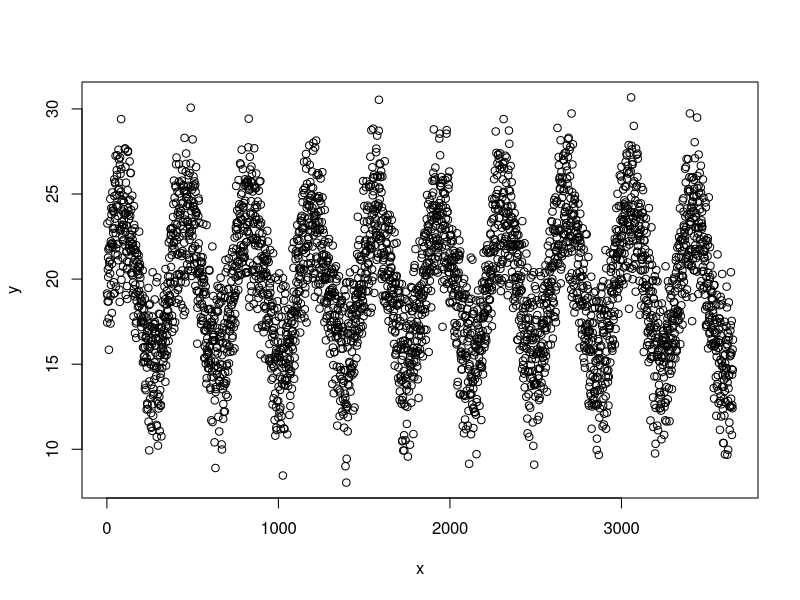
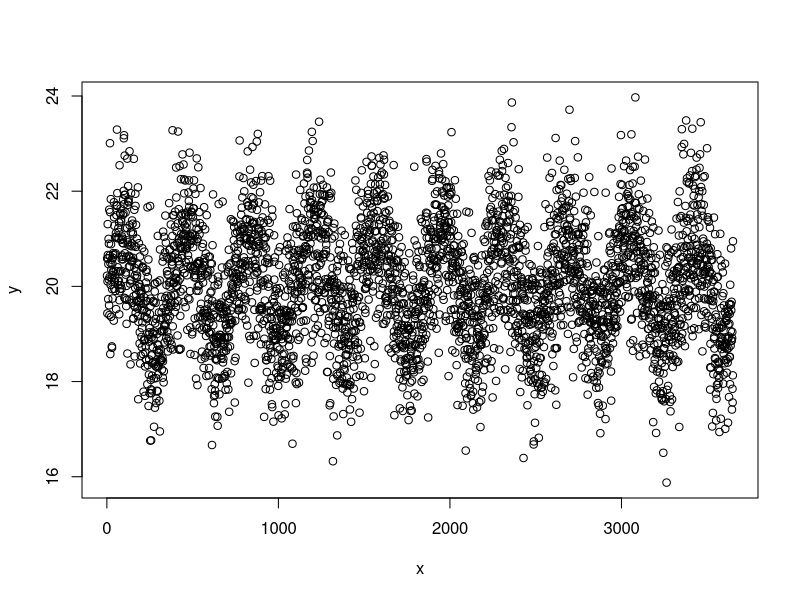
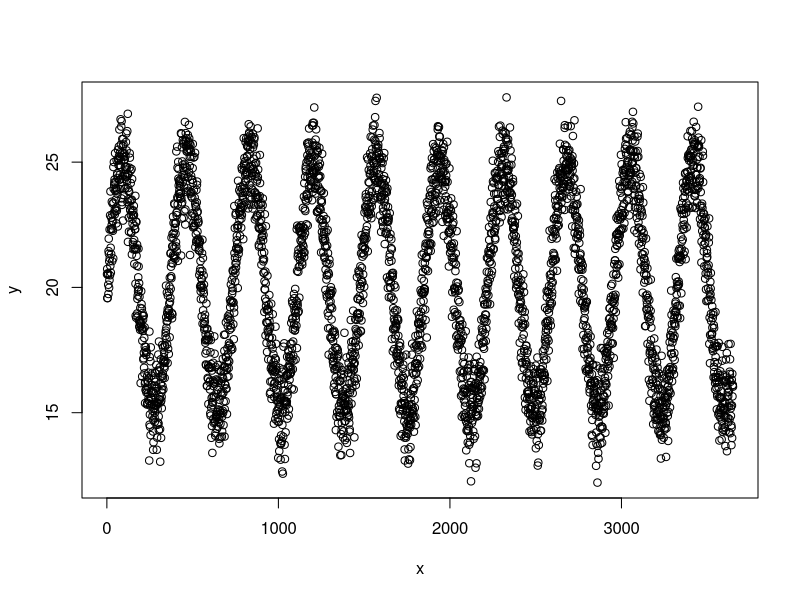
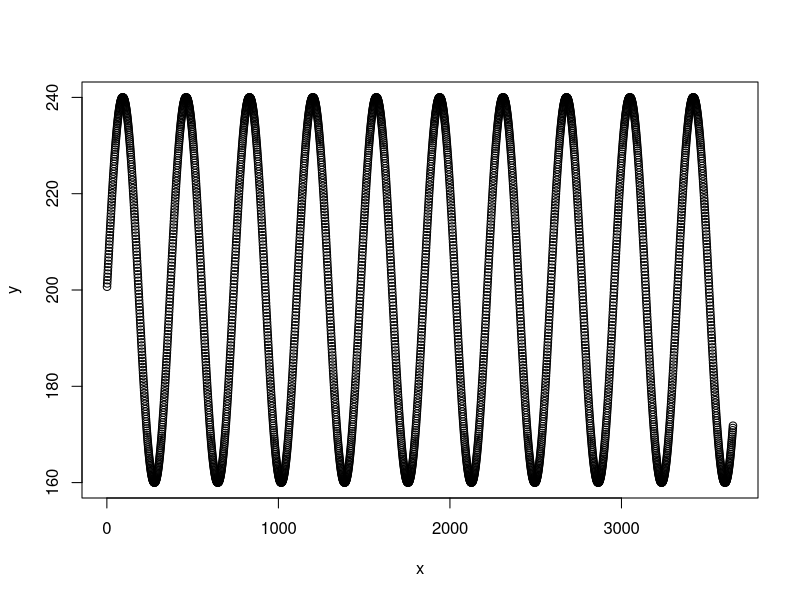
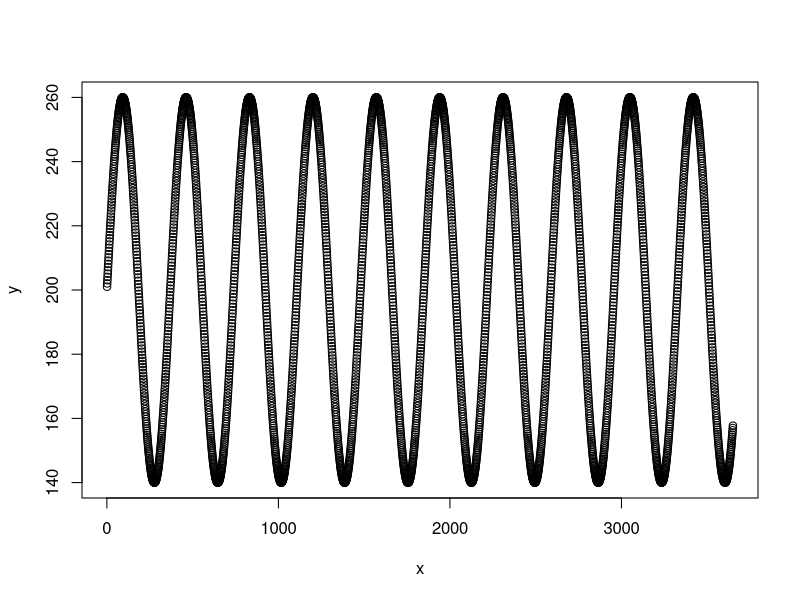
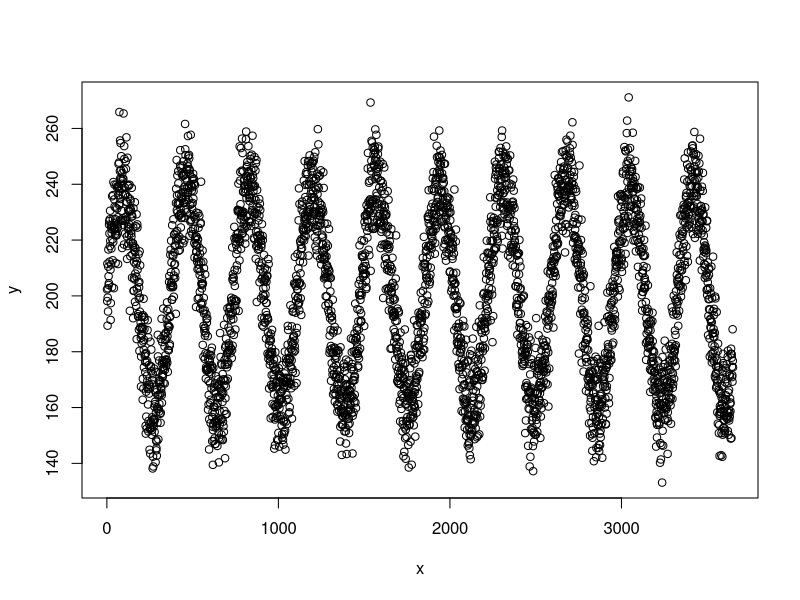
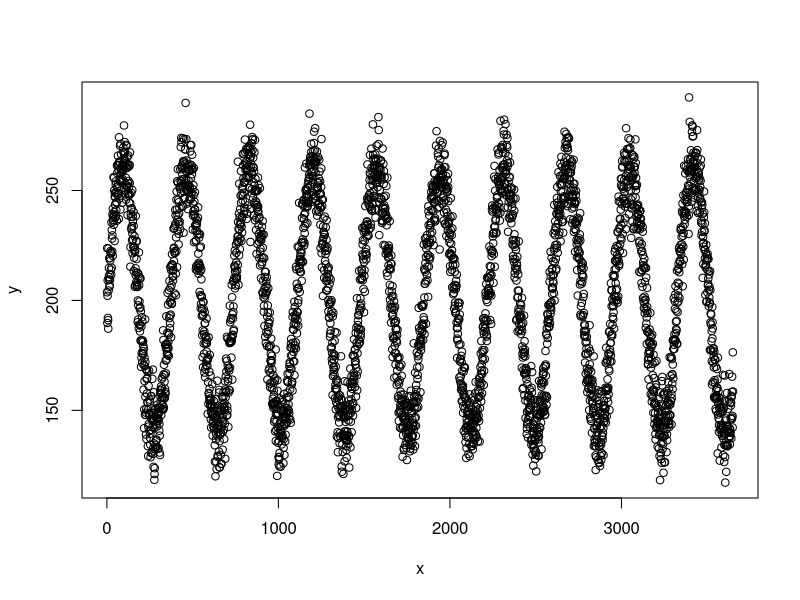
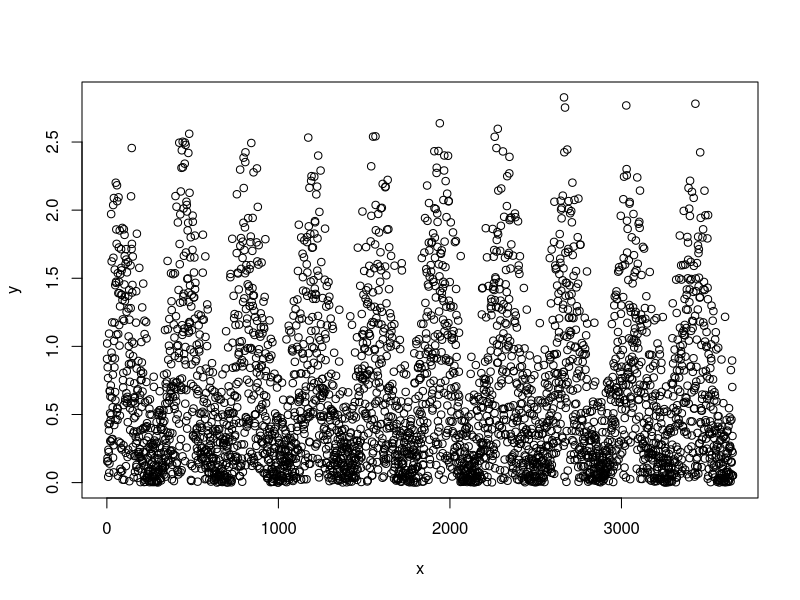

The R source for these figures, in order:
tmu <- sample(17:22, 10000, replace = TRUE)
tmu2 <- sample(2:7, 10000, replace = TRUE)
tmpdf <- data.frame(x = 1:10000, y = abs(rnorm(10000, tmu2*sin(((1:10000) - 0)*(.017))+tmu, 1)))
plot(tmpdf[1:3650,])

#### TEMPERATURE ####
tmpdf_const <- data.frame(x = 1:10000, y = 20)
tmpdf_1 <- data.frame(x = 1:10000, y = 1*sin(((1:10000) - 0)*(.017))+20)
tmpdf_5 <- data.frame(x = 1:10000, y = 5*sin(((1:10000) - 0)*(.017))+20)

tmpdf_1_stoch <- data.frame(x = 1:10000, y = abs(rnorm(10000, 1*sin(((1:10000) - 0)*(.017))+20, 1)))
plot(tmpdf_1_stoch[1:3650,])

tmpdf_5_stoch <- data.frame(x = 1:10000, y = abs(rnorm(10000, 5*sin(((1:10000) - 0)*(.017))+20, 1)))
plot(tmpdf_5_stoch[1:3650,])

#### LIGHT ####
lmu <- sample(200:300, 10000, replace = TRUE)
lmu2 <- sample(25:50, 10000, replace = TRUE)
lgtdf <- data.frame(x = 1:10000, y = abs(rnorm(10000, lmu2*sin(((1:10000) - 0)*(.017))+lmu, 10)))

lgtdf_const_low <- data.frame(x = 1:10000, y = 150)
lgtdf_const_hi <- data.frame(x = 1:10000, y = 250)

lgtdf_40 <- data.frame(x = 1:10000, y = 40*sin(((1:10000) - 0)*(.017))+200)
plot(lgtdf_40[1:3650,])
lgtdf_60 <- data.frame(x = 1:10000, y = 60*sin(((1:10000) - 0)*(.017))+200)
plot(lgtdf_60[1:3650,])

lgtdf_40_stoch <- data.frame(x = 1:10000, 
                            y = abs(rnorm(10000, 40*sin(((1:10000) - 0)*(.017))+200, 10)))
plot(lgtdf_40_stoch[1:3650,])
lgtdf_60_stoch <- data.frame(x = 1:10000, 
                            y = abs(rnorm(10000, 60*sin(((1:10000) - 0)*(.017))+200, 10)))
plot(lgtdf_60_stoch[1:3650,])

#### NUTRIENTS ####
nmu <- (runif(10000, 0.5, 2))
ndf <- data.frame(x = 1:10000, 
                  y = runif(10000,0,1)*abs(rnorm(10000, sin(((1:10000) - 0)*(.017))+nmu, 0.25)))

plot(ndf[1:3650,])

ndf_const_low <- data.frame(x = 1:10000, y = 0.5)
ndf_const_hi <- data.frame(x = 1:10000, y = 2.5)


ndf_1 <- data.frame(x = 1:10000, y = 1+(1*sin(((1:10000) - 0)*(.017))))
plot(ndf_1[1:365,])
ndf_2 <- data.frame(x = 1:10000, y = abs(2*sin(((1:10000) - 0)*(.017))+sin(((1:10000) - 0)*(.017*2))))
plot(ndf_2[1:365,])
